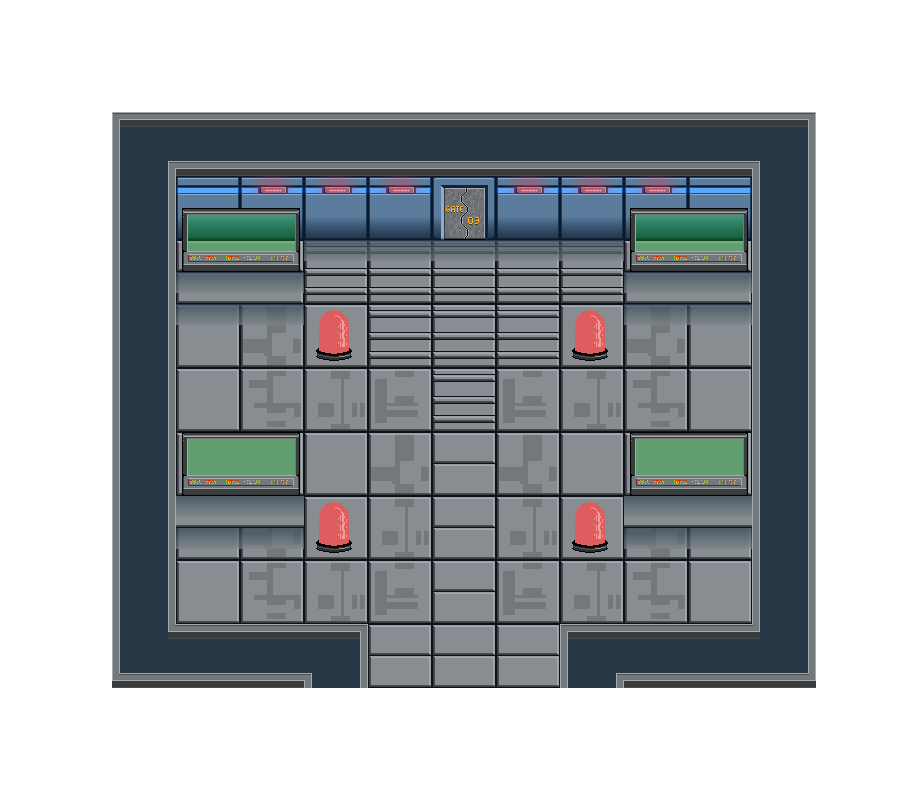
#> input picture resource/GFX/world/rooms/adminRoom.png, 912 x 800 px; its folder holds only this picture in this run
$ python extract.py
#> lines starting #> are read from the running program, lines starting #| are printed output that depends on the picture; after the words box and inside, x2 and y2 are one past the last pixel; in counts of white or black regions, pixels touching at a corner belong together
import os
from PIL import Image, ImageDraw
import numpy as np
import json

# CFG
ROOMS_FOLDER = "rooms"
RESULT_FOLDER = "result"
TARGET_COLOR = (37, 54, 68)
TOLERANCE = 10
MIN_WALL_LENGTH = 30
MIN_WALL_THICKNESS = 10

os.makedirs(RESULT_FOLDER, exist_ok=True)
all_rooms = []

for filename in os.listdir(ROOMS_FOLDER):
    if not filename.endswith(".png"):
        continue

    room_id = filename[:-4]
    room_name = room_id
    room_type = "hall" if "hallway" in room_id.lower() else "room"

    # Load image
    image_path = os.path.join(ROOMS_FOLDER, filename)
    image = Image.open(image_path).convert('RGB')
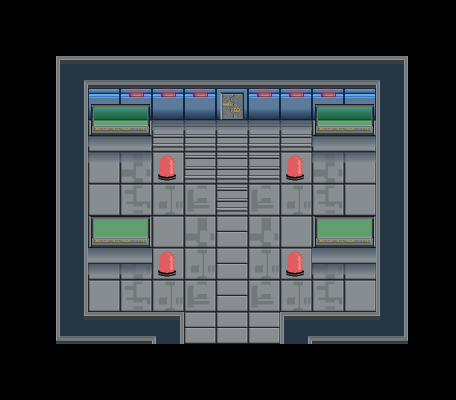
#> image: PIL image 912x800 RGB (shown at 1/2 size); mean R, G, B 52.3, 57.6, 61.2
    width, height = image.size
    center_x = width // 2
    center_y = height // 2
    data = np.array(image)

    # Create mask
    mask = np.all(np.abs(data - TARGET_COLOR) <= TOLERANCE, axis=-1)
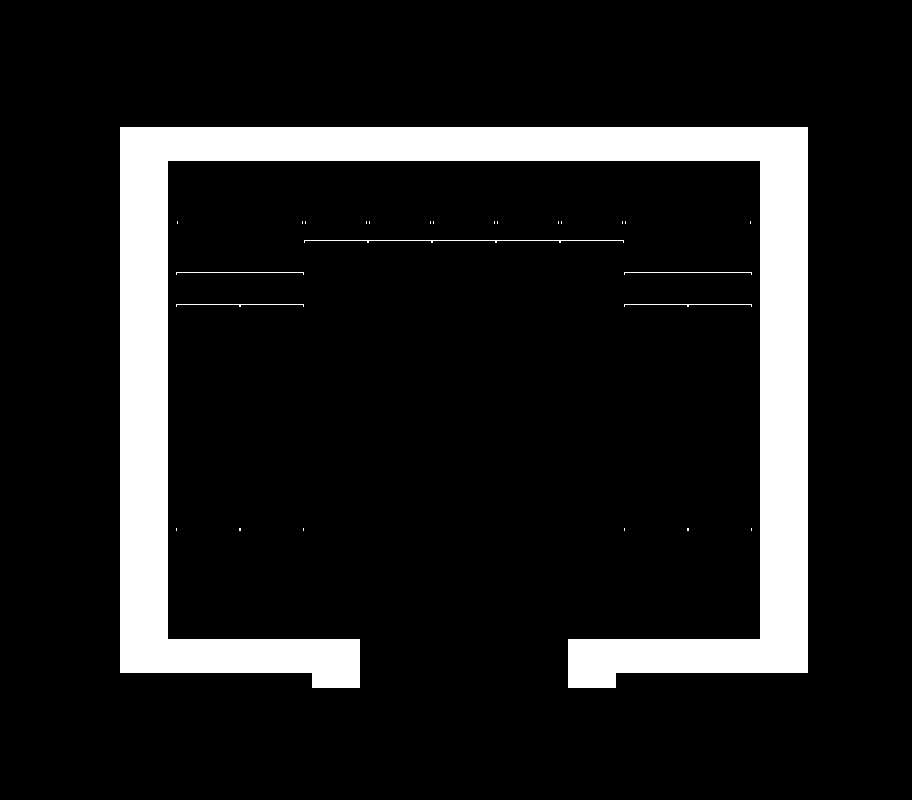
#> mask: shape (800, 912) bool; 12.1% white; 26 white regions (20 under 20 px), largest, box (x1, y1, x2, y2) and area: (120, 127, 808, 688) 87040, (304, 240, 624, 243) 340, (176, 304, 304, 307) 136, (624, 304, 752, 307) 136, (176, 272, 304, 275) 132, (624, 272, 752, 275) 132
    used = np.zeros_like(mask, dtype=bool)
    walls = []

    # Horizontal detection
    for y in range(height):
        x = 0
        while x < width:
            if mask[y, x] and not used[y, x]:
                start_x = x
                while x < width and mask[y, x] and not used[y, x]:
                    used[y, x] = True
                    x += 1
                wall_length = x - start_x
                if wall_length > 2:
                    walls.append({
                        "coords": {"X": start_x, "Y": y},
                        "l": wall_length,
                        "h": 0,
                        "w": 1
                    })
            else:
                x += 1

    # Vertical detection
    for x in range(width):
        y = 0
        while y < height:
            if mask[y, x] and not used[y, x]:
                start_y = y
                while y < height and mask[y, x] and not used[y, x]:
                    used[y, x] = True
                    y += 1
                wall_length = y - start_y
                if wall_length > 2:
                    walls.append({
                        "coords": {"X": x, "Y": start_y},
                        "l": wall_length,
                        "h": 90,
                        "w": 1
                    })
            else:
                y += 1

    # Merge adjacent walls
    merged_walls = []
    walls.sort(key=lambda w: (w["h"], w["coords"]["X"], w["coords"]["Y"]))
    for wall in walls:
        if not merged_walls:
            merged_walls.append(wall)
            continue

        last = merged_walls[-1]
        if (
            wall["h"] == last["h"]
            and wall["l"] == last["l"]
            and wall["coords"]["X"] == last["coords"]["X"]
            and wall["coords"]["Y"] == last["coords"]["Y"] + last["w"]
        ):
            last["w"] += wall["w"]
        else:
            merged_walls.append(wall)

    # Filter small walls
    filtered_walls = []
    for wall in merged_walls:
        if wall["l"] >= MIN_WALL_LENGTH and wall["w"] >= MIN_WALL_THICKNESS:
            filtered_walls.append(wall)

    # Build room data
    room_json = {
        "id": room_id,
        "name": room_name,
        "type": room_type,
        "center": {"X": center_x, "Y": center_y},
        "walls": filtered_walls,
        "doors": []
    }

    all_rooms.append(room_json)

    # Save individual room JSON
    json_path = os.path.join(RESULT_FOLDER, f"{room_id}.json")
    with open(json_path, 'w') as f:
        json.dump(room_json, f, indent=4)

    # Create debug image
    check_img = Image.new('RGB', (width, height), (255, 255, 255))
#> check_img: PIL image 912x800 RGB; every value is 255
    draw = ImageDraw.Draw(check_img)
    for wall in filtered_walls:
        x = wall["coords"]["X"]
        y = wall["coords"]["Y"]
        if wall["h"] == 0:
            draw.rectangle([x, y, x + wall["l"], y + wall["w"]], fill=(37, 54, 68))
        else:
            draw.rectangle([x, y, x + wall["w"], y + wall["l"]], fill=(37, 54, 68))

    debug_img_path = os.path.join(RESULT_FOLDER, f"{room_id}_debug.png")
    check_img.save(debug_img_path)
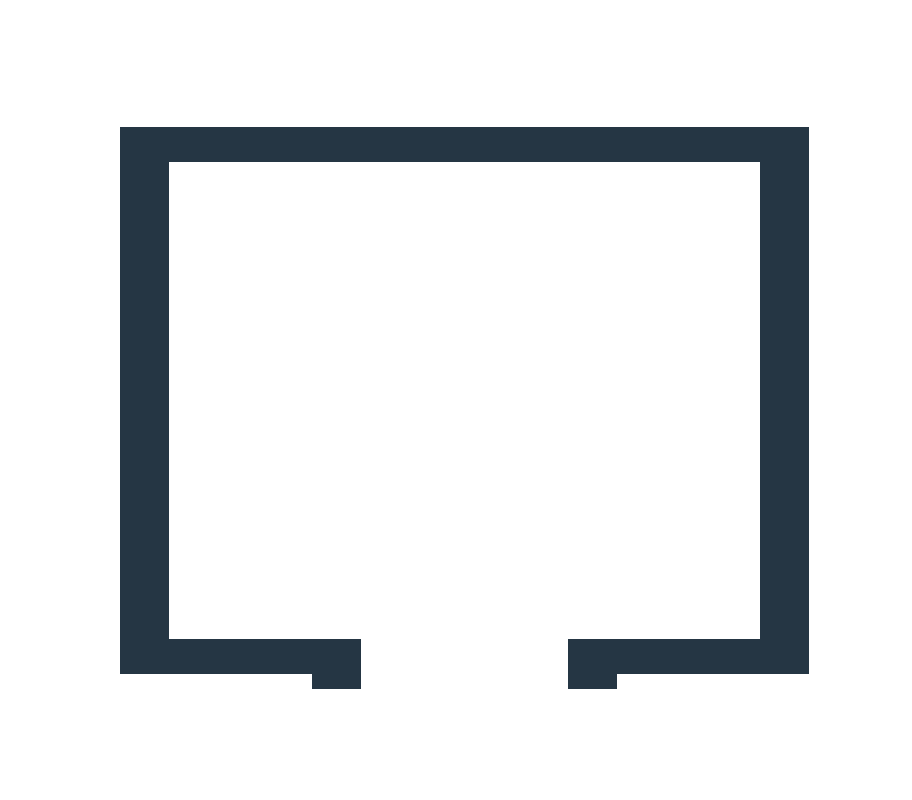
#> saved as adminRoom_debug.png: PIL image 912x800 RGB; mean R, G, B 228.3, 230.4, 232.1

    print(f"Processed {filename}")

# Create worldOld.json
world_json = {
    "rooms": sorted(all_rooms, key=lambda r: r["name"].lower())
}

with open('worldOld.json', 'w') as f:
    json.dump(world_json, f, indent=4)

print("All rooms processed and worldOld.json created")
